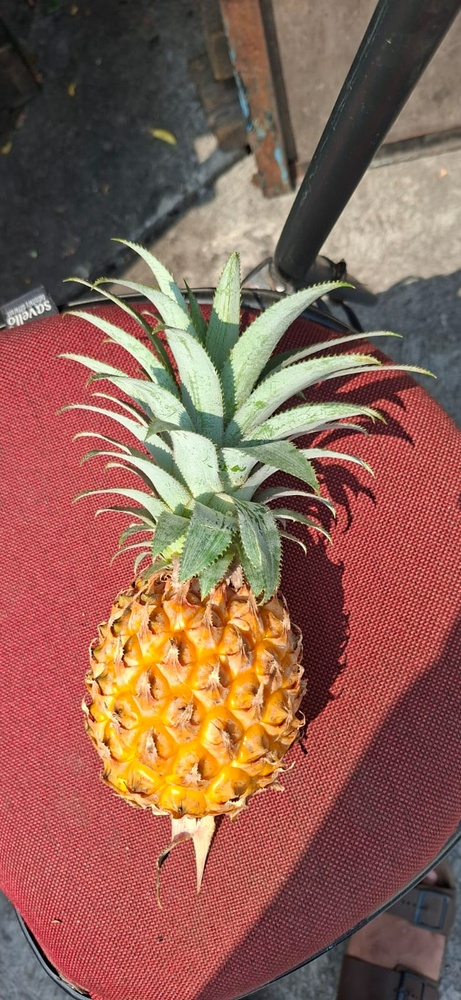
#> input picture img/nanas.jpeg, 461 x 1000 px, shrunk from 737 x 1600 before the run
$ jupyter execute Deteksi_Daun.ipynb
#> lines starting #> are read from the running program, lines starting #| are printed output that depends on the picture; after the words box and inside, x2 and y2 are one past the last pixel; in counts of white or black regions, pixels touching at a corner belong together
[cell 1]
import cv2
import numpy as np
import matplotlib.pyplot as plt

[cell 2]
img_bgr = cv2.imread("./img/nanas.jpeg")
#> img_bgr is the input picture: shape (1000, 461, 3); mean B, G, R 83.9, 97.9, 141

img_rgb = cv2.cvtColor(img_bgr, cv2.COLOR_BGR2RGB)
img_hsv = cv2.cvtColor(img_bgr, cv2.COLOR_BGR2HSV)
#> img_hsv: shape (1000, 461, 3); mean H, S, V 67.1, 99.1, 144.1

plt.figure(figsize=(5, 8))
plt.imshow(img_rgb)
plt.title("Citra Asli")
plt.show()

print("Ukuran citra:", img_bgr.shape)
#| Ukuran citra: (1000, 461, 3)

[cell 3]
def buat_mask(hsv_img, lower, upper, kernel_size=7, open_iter=2, close_iter=3,
              area_ratio_threshold=0.05, keep_top_n=None):

#> called with kernel_size = 7, open_iter = 2, close_iter = 3, area_ratio_threshold = 0.05, keep_top_n = 1
    lower = np.array(lower)
    upper = np.array(upper)

    mask = cv2.inRange(hsv_img, lower, upper)
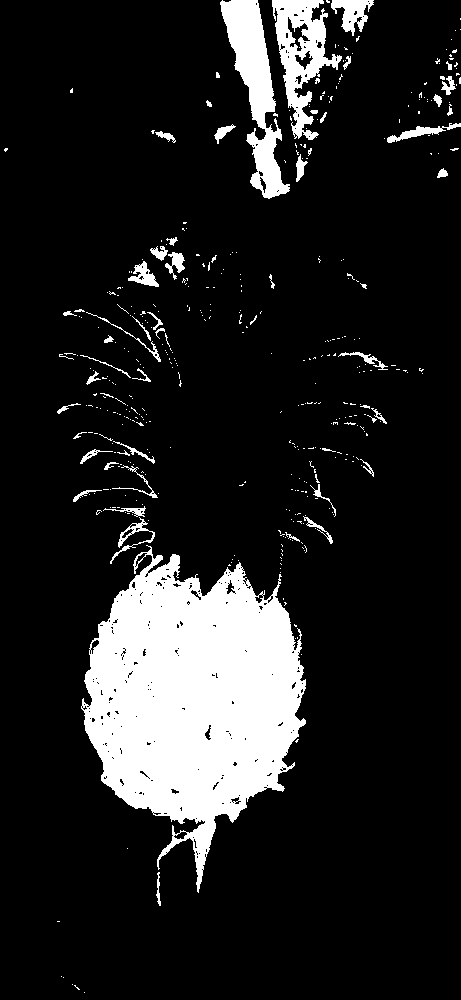
#> mask: shape (1000, 461); 13.3% white; 425 white regions (367 under 20 px), largest, box (x1, y1, x2, y2) and area: (81, 545, 306, 893) 45044, (220, 0, 290, 199) 5424, (272, 0, 342, 140) 4052

    kernel = cv2.getStructuringElement(cv2.MORPH_ELLIPSE, (kernel_size, kernel_size))
    mask = cv2.morphologyEx(mask, cv2.MORPH_OPEN, kernel, iterations=open_iter)
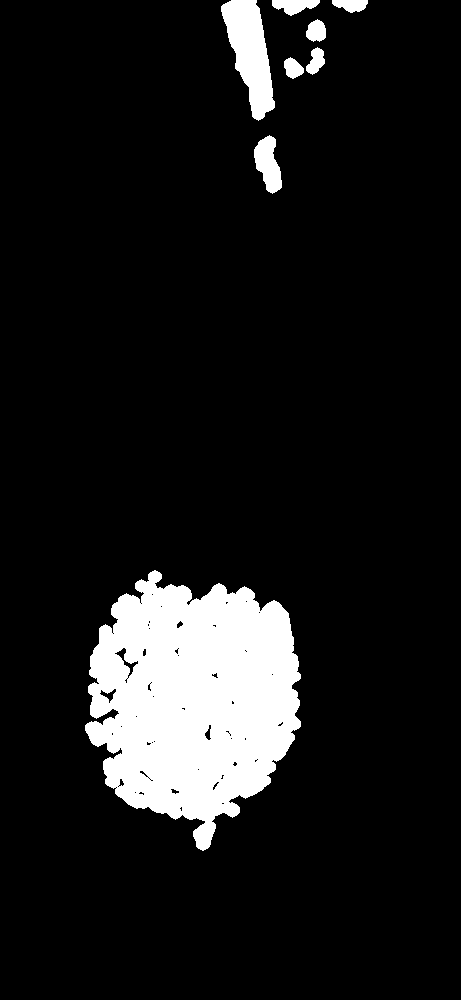
#> mask: shape (1000, 461); 10.2% white; 8 white regions, largest, box (x1, y1, x2, y2) and area: (85, 570, 301, 851) 40631, (221, 0, 275, 121) 3630, (254, 135, 282, 194) 1023
    mask = cv2.morphologyEx(mask, cv2.MORPH_CLOSE, kernel, iterations=close_iter)
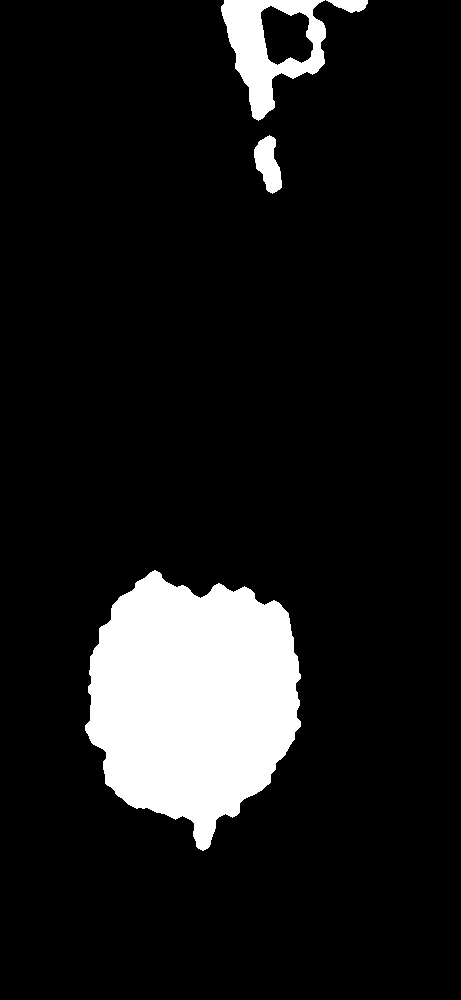
#> mask: shape (1000, 461); 10.7% white; 4 white regions

    contours, _ = cv2.findContours(mask, cv2.RETR_EXTERNAL, cv2.CHAIN_APPROX_SIMPLE)
#> contours = 4 contours; box (x1, y1, x2, y2) and area: (85, 570, 301, 851) 41814, (221, 0, 326, 121) 7734, (254, 135, 282, 194) 962, (326, 0, 368, 13) 308
    if not contours:
        return mask

    contours = sorted(contours, key=cv2.contourArea, reverse=True)
    largest_area = cv2.contourArea(contours[0])
#> largest_area = 41814

    if keep_top_n is not None:
        selected = contours[:keep_top_n]
#> selected = 1 contour; box (x1, y1, x2, y2) and area: (85, 570, 301, 851) 41814
    else:
        selected = [c for c in contours if cv2.contourArea(c) >= area_ratio_threshold * largest_area]

    mask_bersih = np.zeros_like(mask)
    cv2.drawContours(mask_bersih, selected, -1, 255, thickness=cv2.FILLED)
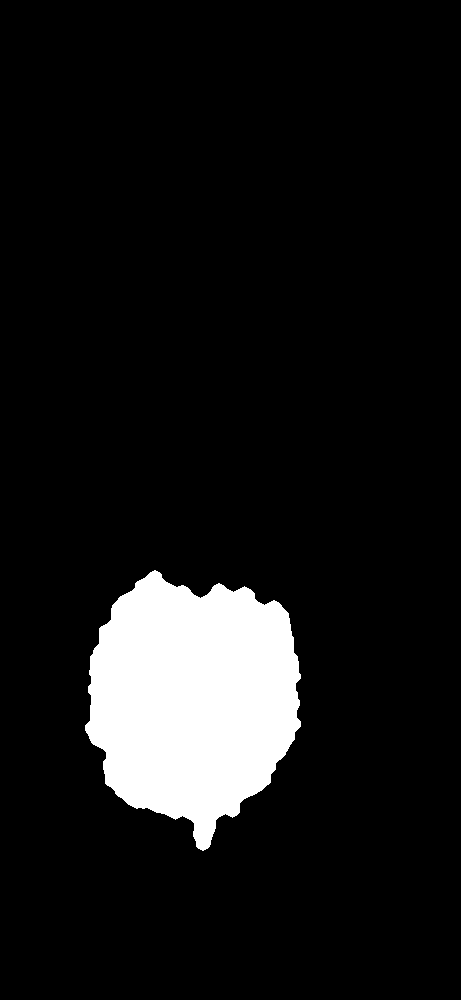
#> mask_bersih: shape (1000, 461); 9.2% white; 1 white region, box (x1, y1, x2, y2) and area: (85, 570, 301, 851) 42198
    return mask_bersih


def segmentasi(img_rgb, mask):
    hasil = cv2.bitwise_and(img_rgb, img_rgb, mask=mask)
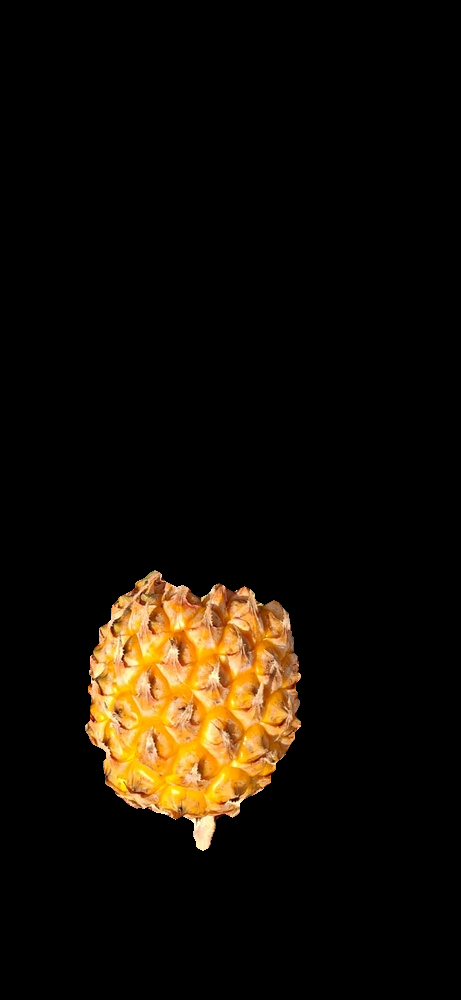
#> hasil: shape (1000, 461, 3); mean R, G, B 20.6, 14.4, 5.8
    return hasil

[cell 4]
# Rentang HSV untuk buah nanas
lower_buah = [8, 60, 100]
upper_buah = [27, 255, 255]

mask_buah = buat_mask(img_hsv, lower_buah, upper_buah, keep_top_n=1)

plt.figure(figsize=(5, 8))
plt.imshow(mask_buah, cmap="gray")
plt.title("Mask Buah (Nanas)")
plt.show()

[cell 5]
seg_buah = segmentasi(img_rgb, mask_buah)

plt.figure(figsize=(5, 8))
plt.imshow(seg_buah)
plt.title("Segmentasi Buah")
plt.show()

[cell 6]
# Rentang HSV untuk daun nanas
lower_daun = [30, 25, 40]
upper_daun = [80, 255, 255]

mask_daun = buat_mask(img_hsv, lower_daun, upper_daun, area_ratio_threshold=0.05)
#> call 2 of buat_mask, with kernel_size = 7, open_iter = 2, close_iter = 3, area_ratio_threshold = 0.05
#> in buat_mask (call 2), `mask = cv2.inRange(hsv_img, lower, upper)`:
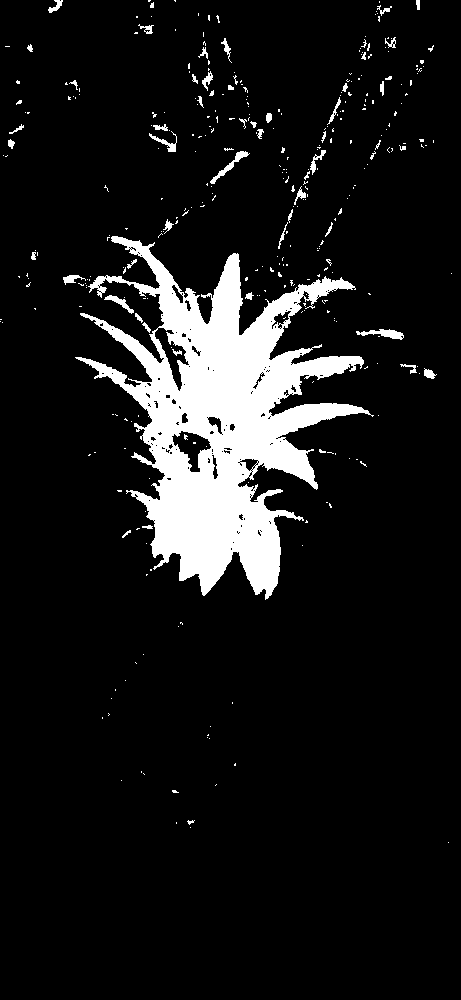
#> mask: shape (1000, 461); 9.8% white; 352 white regions (299 under 20 px), largest, box (x1, y1, x2, y2) and area: (75, 236, 374, 600) 40963, (356, 329, 404, 340) 252, (210, 151, 250, 184) 235
#> in buat_mask (call 2), `mask = cv2.morphologyEx(mask, cv2.MORPH_OPEN, kernel, iterations=open_..`:
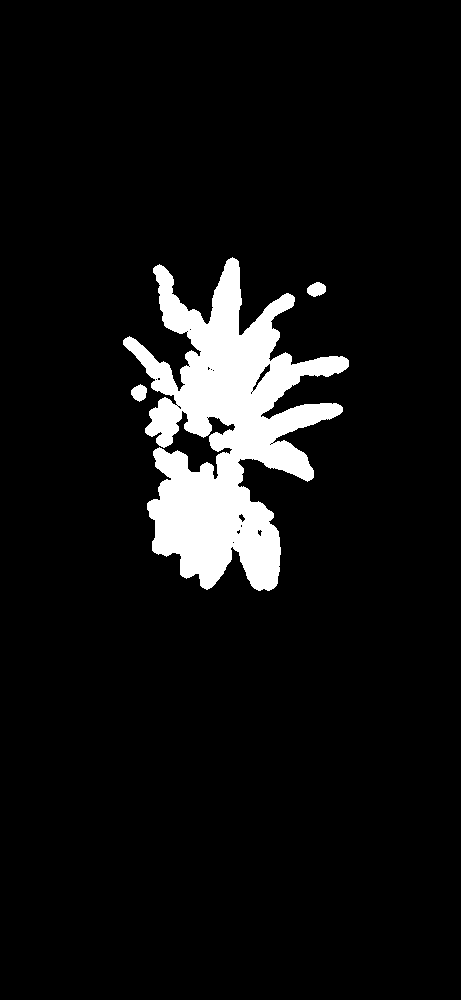
#> mask: shape (1000, 461); 7.3% white; 3 white regions, box (x1, y1, x2, y2) and area: (123, 257, 349, 591) 33430, (307, 282, 326, 297) 208, (131, 384, 147, 402) 200
#> in buat_mask (call 2), `mask = cv2.morphologyEx(mask, cv2.MORPH_CLOSE, kernel, iterations=clos..`:
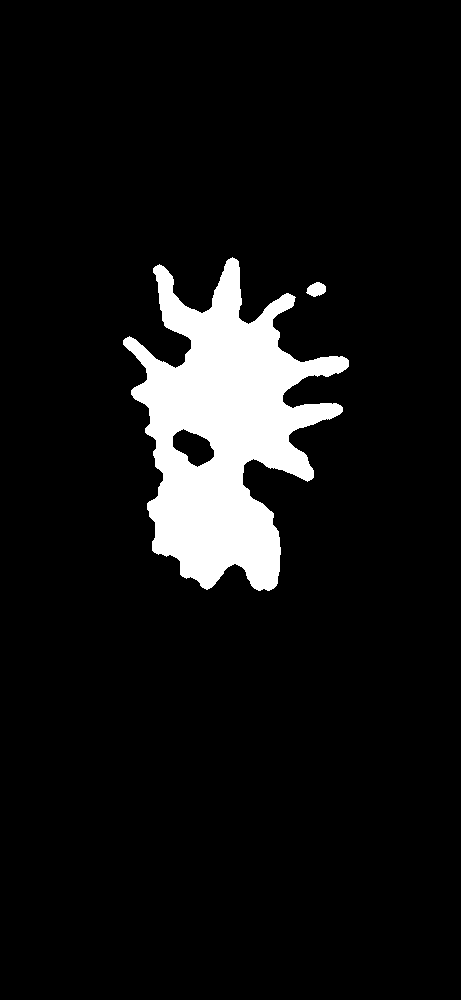
#> mask: shape (1000, 461); 8% white; 2 white regions
#> in buat_mask (call 2), `contours, _ = cv2.findContours(mask, cv2.RETR_EXTERNAL, cv2.CHAIN_APPR..`: contours = 2 contours; box (x1, y1, x2, y2) and area: (123, 257, 349, 591) 36759, (306, 282, 326, 297) 186
#> in buat_mask (call 2), `largest_area = cv2.contourArea(contours[0])`: largest_area = 36759
#> in buat_mask (call 2), `selected = [c for c in contours if cv2.contourArea(c) >= area_ratio_th..`: selected = 1 contour; box (x1, y1, x2, y2) and area: (123, 257, 349, 591) 36759
#> in buat_mask (call 2), `cv2.drawContours(mask_bersih, selected, -1, 255, thickness=cv2.FILLED)`:
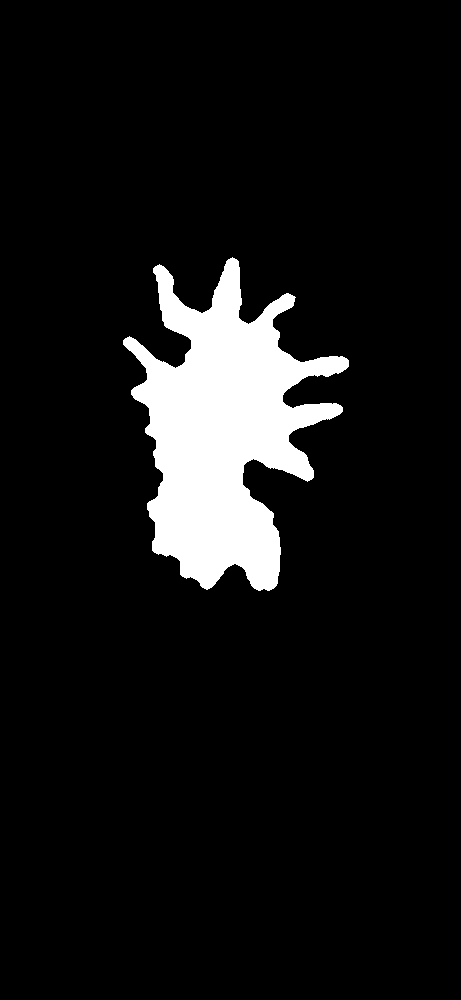
#> mask_bersih: shape (1000, 461); 8.1% white; 1 white region, box (x1, y1, x2, y2) and area: (123, 257, 349, 591) 37442

plt.figure(figsize=(5, 8))
plt.imshow(mask_daun, cmap="gray")
plt.title("Mask Daun")
plt.show()

[cell 7]
seg_daun = segmentasi(img_rgb, mask_daun)
#> in segmentasi (call 2), `hasil = cv2.bitwise_and(img_rgb, img_rgb, mask=mask)`:
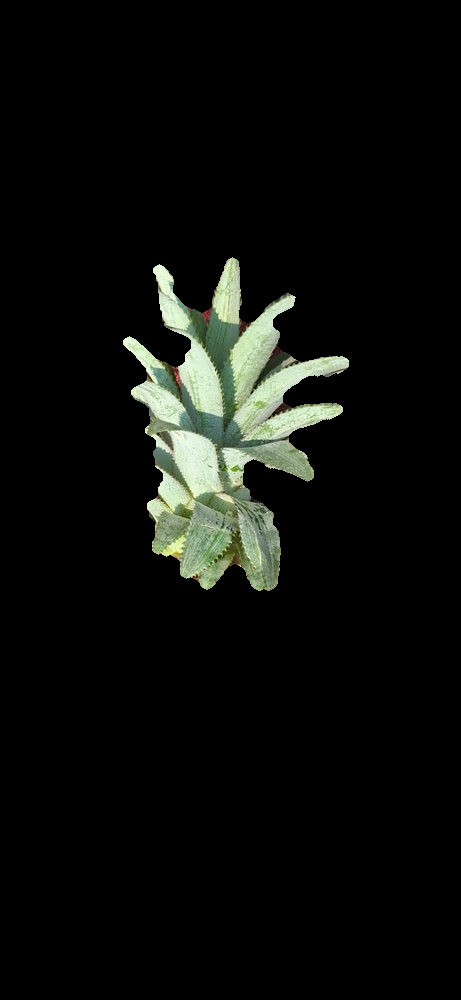
#> hasil: shape (1000, 461, 3); mean R, G, B 12.7, 14.3, 11.5

plt.figure(figsize=(5, 8))
plt.imshow(seg_daun)
plt.title("Segmentasi Daun")
plt.show()

[cell 8]
fig, axes = plt.subplots(1, 5, figsize=(22, 6))

tampilan = [
    (img_rgb, "Citra Asli", None),
    (mask_buah, "Mask Buah", "gray"),
    (seg_buah, "Segmentasi Buah", None),
    (mask_daun, "Mask Daun", "gray"),
    (seg_daun, "Segmentasi Daun", None),
]

for ax, (gambar, judul, cmap) in zip(axes, tampilan):
    ax.imshow(gambar, cmap=cmap)
    ax.set_title(judul)
#> this loop made 5 passes

plt.tight_layout()
plt.savefig("hasil_deteksi_daun.png", dpi=150, bbox_inches="tight")
plt.show()

[cell 9]
cv2.imwrite("./results/output_1_citra_asli.png", img_bgr)
cv2.imwrite("./results/output_2_mask_buah.png", mask_buah)
cv2.imwrite("./results/output_3_segmentasi_buah.png", cv2.cvtColor(seg_buah, cv2.COLOR_RGB2BGR))
cv2.imwrite("./results/output_4_mask_daun.png", mask_daun)
cv2.imwrite("./results/output_5_segmentasi_daun.png", cv2.cvtColor(seg_daun, cv2.COLOR_RGB2BGR))

print("Semua output berhasil disimpan.")
